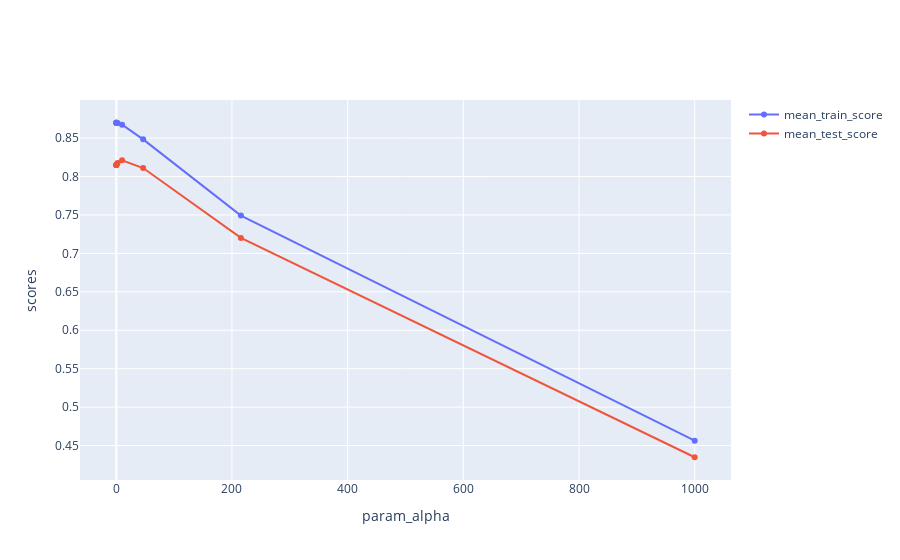

Notebook code for this chart:
### Code cell
fig = go.Figure()
fig.add_trace(
    go.Scatter(
        x=cvres["param_ridge__alpha"],
        y=cvres["mean_train_score"],
        name="mean_train_score",
    )
)
fig.add_trace(
    go.Scatter(
        x=cvres["param_ridge__alpha"],
        y=cvres["mean_test_score"],
        name="mean_test_score",
    )
)
fig.update_layout(xaxis=dict(title="param_alpha"), yaxis=dict(title="scores"))
fig.show()

### Figure 1 — Plotly figure (JSON) as saved in the notebook; plotly's stock layout.template omitted (floating-point values rounded to 4 significant figures)
{"data": [{"name": "mean_train_score", "type": "scatter", "x": [0.001, 0.004642, 0.02154, 0.1, 0.4642, 2.154, 10, 46.42, 215.4, 1000], "y": [0.87, 0.87, 0.87, 0.87, 0.8699, 0.8698, 0.8675, 0.8484, 0.7492, 0.4563]}, {"name": "mean_test_score", "type": "scatter", "x": [0.001, 0.004642, 0.02154, 0.1, 0.4642, 2.154, 10, 46.42, 215.4, 1000], "y": [0.8149, 0.8149, 0.8149, 0.8151, 0.8155, 0.8174, 0.8211, 0.811, 0.7201, 0.4348]}], "layout": {"autosize": true, "xaxis": {"autorange": true, "range": [-60.12, 1060.0], "title": {"text": "param_alpha"}, "type": "linear"}, "yaxis": {"autorange": true, "range": [0.4029, 0.9018], "title": {"text": "scores"}, "type": "linear"}}}
